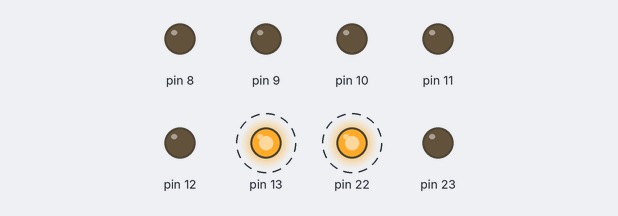
This sketch was run on a simulated Arduino Uno, built with avr-gcc and run on an emulated ATmega328P. Parts: output pins drawn as LEDs (lit = HIGH). Dashed ring = blinking.

Above: at 0.2 s.
Timing chart, 0 to 3.0 s (numbered marks = the images above):
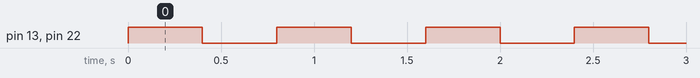

Measured:
- by itself, pin 13, pin 22: alternates HIGH for 0.40 s and LOW for 0.40 s

The sketch:

Abhishek_Question_1.ino
```cpp
#include <avr/io.h>
#include <util/delay.h>
#define setbit(x,y) (x|=y)
#define checkbit(x,y)((x) & (y))
#define clearbit(x,y)(x&=~y)
#define bitn(p) (0x01<<p)


int main (void)
{
  DDRB = 0xFF;

  while(true){
    PORTB = 0x60;
    _delay_ms(400);
    PORTB = 0x00;
    _delay_ms(400);
  }
}
```
